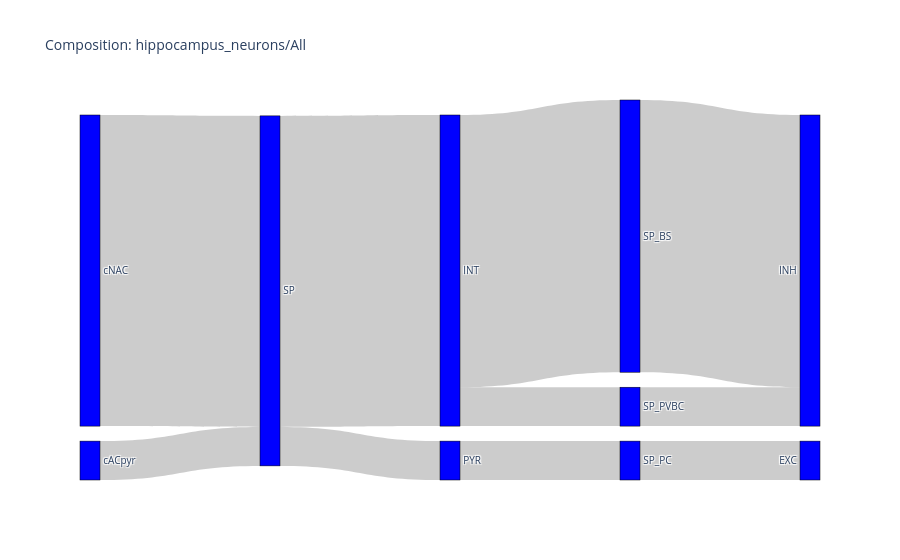

Notebook code for this chart:
### Markdown cell above
### Display the result

#### Advanced options
You can change the order the properties are displayed in. For example, the following will invert them:
```
list(prop_selector.value)[::-1]
```

### Code cell
from composition_helper import display_composition_for_selected_properties

display_composition_for_selected_properties(
    neuron_properties,
    list(prop_selector.value),
    plot_title
)

### Figure 1 — Plotly figure (JSON) as saved in the notebook; plotly's stock layout.template omitted (floating-point values rounded to 4 significant figures)
{"data": [{"link": {"source": [1, 0, 2, 2, 4, 3, 4, 7, 5, 6], "target": [2, 2, 4, 3, 7, 5, 6, 9, 8, 9], "value": [8, 1, 8, 1, 7, 1, 1, 7, 1, 1]}, "node": {"color": "blue", "label": ["cACpyr", "cNAC", "SP", "PYR", "INT", "SP_PC", "SP_PVBC", "SP_BS", "EXC", "INH"], "line": {"color": "black", "width": 0.5}, "pad": 15, "thickness": 20}, "type": "sankey"}], "layout": {"font": {"size": 10}, "title": {"text": "Composition: hippocampus_neurons/All"}}}
